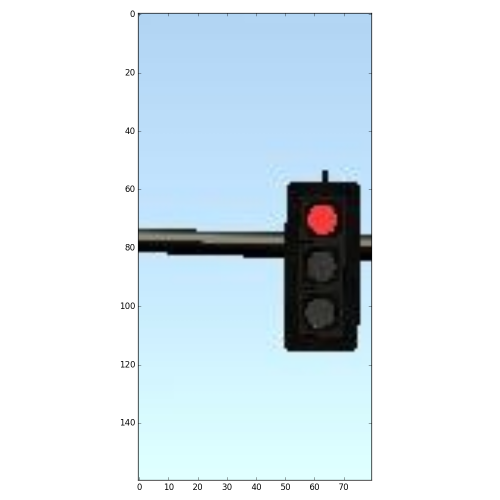
#> input picture ros/src/tl_detector/light_classification/images/red/Test Pipeline1505598523.22.png, 1000 x 1000 px (shown at 1/2 size); its folder holds 4 pictures in this run
$ python tl_detection_model.py   (older library calls are emulated)
#> lines starting #> are read from the running program, lines starting #| are printed output that depends on the picture; pictures that were not available may be replaced by others from this repository, and a replacement may not be noted
### ros/src/tl_detector/light_classification/tl_detection.py
import numpy as np
import cv2
import glob
import matplotlib.pyplot as plt
import matplotlib.image as mpimg
import os
import sys
import time

import pickle
from helper import get_hog_features,bin_spatial,color_hist
from filter_false import filter_false


orient = 8
pix_per_cell = 8
cell_per_block = 2
spatial_size = (16,16)
hist_bins = 32
cspace = 'YUV'   # Can be RGB, HSV, LUV, HLS, YUV, YCrCb
hog_channel = 'ALL'# Can be 0, 1, 2, or "ALL"


'''
image = mpimg.imread('./test_images/test'+ str(i) +'.jpg')

f, ax1 = plt.subplots(1, 1, figsize=(10, 10))
f.tight_layout()
ax1.imshow(image)
ax1.set_title('Original test ' + str(i), fontsize=35)
plt.subplots_adjust(left=0., right=1, top=0.9, bottom=0.)
plt.show()


result = process_image(image)

f, ax2 = plt.subplots(1, 1, figsize=(10, 10))
f.tight_layout()
ax2.imshow(result)
plt.savefig('./test_images/Test Pipeline'+str(time.time())+'.png')
ax2.set_title('Final Result with Car Detections', fontsize=35 )
plt.subplots_adjust(left=0., right=1, top=0.9, bottom=0.)
plt.show()
'''

# Define a function to extract features from a list of images
# Have this function call bin_spatial() and color_hist()
def extract_features(imgs, cspace='RGB', orient=9,
                        pix_per_cell=8, cell_per_block=2, hog_channel ='ALL',spatial_size=(32.32), hist_bins = 16,
                        spatial_feat=True, hist_feat=True, hog_feat=True,ystart=400,ystop=656,scale=1):
    # Create a list to append feature vectors to
    features = []
    # Iterate through the list of images
    for file in imgs:
        img_features = []
        img_tosearch = mpimg.imread(file)

        # apply color conversion if other than 'RGB'
        if cspace != 'RGB':
            if cspace == 'HSV':
                feature_image = cv2.cvtColor(img_tosearch, cv2.COLOR_RGB2HSV)
            elif cspace == 'LUV':
                feature_image = cv2.cvtColor(img_tosearch, cv2.COLOR_RGB2LUV)
            elif cspace == 'HLS':
                feature_image = cv2.cvtColor(img_tosearch, cv2.COLOR_RGB2HLS)
            elif cspace == 'YUV':
                feature_image = cv2.cvtColor(img_tosearch, cv2.COLOR_RGB2YUV)
            elif cspace == 'YCrCb':
                feature_image = cv2.cvtColor(img_tosearch, cv2.COLOR_RGB2YCrCb)
        else: feature_image = np.copy(img_tosearch)


        if spatial_feat == True:
            spatial_features = bin_spatial(feature_image, size=spatial_size)
            #4) Append features to list
            img_features.append(spatial_features)
        #5) Compute histogram features if flag is set
        if hist_feat == True:
            hist_features = color_hist(feature_image, nbins=hist_bins)
            #6) Append features to list
            img_features.append(hist_features)
        if hist_feat == True:
            # Call get_hog_features() with vis=False, feature_vec=True
            hog_features = []
            if hog_channel == 'ALL':
                ch1 = feature_image[:,:,0]
                ch2 = feature_image[:,:,1]
                ch3 = feature_image[:,:,2]
                hog1 = get_hog_features(ch1, orient, pix_per_cell, cell_per_block, feature_vec=False)
                hog2 = get_hog_features(ch2, orient, pix_per_cell, cell_per_block, feature_vec=False)
                hog3 = get_hog_features(ch3, orient, pix_per_cell, cell_per_block, feature_vec=False)
                 #Extract HOG for this patch
                hog_feat1 = hog1.ravel()
                hog_feat2 = hog2.ravel()
                hog_feat3 = hog3.ravel()
                hog_features = np.hstack((hog_feat1, hog_feat2, hog_feat3))
            else:
                ch = feature_image[:,:,hog_channel]
                hog = get_hog_features(ch, orient, pix_per_cell, cell_per_block, feature_vec=False)
                hog_features = hog.ravel()

            # Append the new feature vector to the features list
            img_features.append(hog_features)

        features.append(np.concatenate(img_features))
    # Return list of feature vectors
    return features


# Define a single function that can extract features using hog sub-sampling and make predictions
# [108 lines left out: function find_lights, not called in this run]

def read_image_files(rootdir):
    files=[]
    for file in os.listdir(rootdir):
	if not file.startswith('.'):
	    filename = rootdir +'/'+ file
	    #image = cv2.imread(filename)
	    #image = cv2.resize(image, (64,64))
	    #cv2.imwrite(filename,image)
	    files.append(filename)
    return files

'''
    for root, subFolders, files in os.walk(rootdir):
        for folder in subFolders:
	    for file in os.listdir(rootdir+'/'+folder):
	for file in os.listdir(rootdir):
		if not file.startswith('.'):
		    files.append(rootdir + '/' + folder +'/'+ file)
		    files.append(rootdir +'/'+ file)
	return files
'''

# [42 lines left out: function process_image, not called in this run]


### ros/src/tl_detector/light_classification/helper.py
import numpy as np
import cv2
from skimage.feature import hog

def get_hog_features(img, orient, pix_per_cell, cell_per_block,
                        vis=False, feature_vec=True):
    # Call with two outputs if vis==True
    if vis == True:
        features, hog_image = hog(img, orientations=orient,
                                  pixels_per_cell=(pix_per_cell, pix_per_cell),
                                  cells_per_block=(cell_per_block, cell_per_block),
                                  transform_sqrt=False,
                                  visualise=vis, feature_vector=feature_vec)
        return features, hog_image
    # Otherwise call with one output
    else:
        features = hog(img, orientations=orient,
                       pixels_per_cell=(pix_per_cell, pix_per_cell),
                       cells_per_block=(cell_per_block, cell_per_block),
                       transform_sqrt=False,
                       visualise=vis, feature_vector=feature_vec)
        return features

def bin_spatial(img, size=(32, 32)):
    color1 = cv2.resize(img[:,:,0], size).ravel()
    color2 = cv2.resize(img[:,:,1], size).ravel()
    color3 = cv2.resize(img[:,:,2], size).ravel()
    return np.hstack((color1, color2, color3))

def color_hist(img, nbins=32):    #bins_range=(0, 256)
    # Compute the histogram of the color channels separately
    channel1_hist = np.histogram(img[:,:,0], bins=nbins)
    channel2_hist = np.histogram(img[:,:,1], bins=nbins)
    channel3_hist = np.histogram(img[:,:,2], bins=nbins)
    # Concatenate the histograms into a single feature vector
    hist_features = np.concatenate((channel1_hist[0], channel2_hist[0], channel3_hist[0]))
    # Return the individual histograms, bin_centers and feature vector
    return hist_features

### ros/src/tl_detector/light_classification/tl_detection_model.py
import numpy as np
import cv2
import glob
import matplotlib.pyplot as plt
from tl_detection import extract_features, read_image_files
import matplotlib.image as mpimg
import os
import sys
import time

import pickle
from helper import get_hog_features,bin_spatial,color_hist
from sklearn.model_selection import train_test_split
from sklearn.preprocessing import StandardScaler
from sklearn.svm import LinearSVC

orient = 8
pix_per_cell = 8
cell_per_block = 2
hist_bins = 32
cspace = 'YCrCb'   # Can be RGB, HSV, LUV, HLS, YUV, YCrCb
hog_channel = 'ALL'# Can be 0, 1, 2, or "ALL"
spatial_size = (64,64)


print('Initiating model training ..')

lights = []
notlights =[]
spatial_feat = True
hog_feat=True
hist_feat=True
n_predict = 100

print('Reading Traffic Light Images ..')

lights=read_image_files('./images/red')
#> pass 2 of the loop in read_image_files, `for file in os.listdir(rootdir):`:
#> pass 3 of the loop in read_image_files, `for file in os.listdir(rootdir):`:
#> the loop made 4 passes; the first 3 are shown
lights+=read_image_files('./images/green')

print('Light Images available ..'+str(len(lights)))
print('Reading Non Light Images ..')

notlights=read_image_files('./images/unknown')

print('Non Light Images available ..'+str(len(notlights)))

sample_size=len(lights)
print('Images selected for training ..'+str(sample_size))

lights = lights[0:sample_size]
notlights = notlights[0:sample_size]

light_features = extract_features(lights, cspace=cspace, orient=orient,
                pix_per_cell=pix_per_cell, cell_per_block=cell_per_block,
                hog_channel=hog_channel, spatial_size=spatial_size,spatial_feat=spatial_feat, hist_bins = hist_bins,
                    hist_feat=hist_feat, hog_feat=hog_feat)
#> in extract_features, img_tosearch is the input picture: shape (1000, 1000, 4) float32; mean R, G, B, A 0.856, 0.903, 0.93, 1
#> in extract_features, `feature_image = cv2.cvtColor(img_tosearch, cv2.COLOR_RGB2YCrCb)`: feature_image: shape (1000, 1000, 3) float32; mean of channels 0, 1, 2 0.891, 0.475, 0.521
#> in bin_spatial, `color1 = cv2.resize(img[:,:,0], size).ravel()`: color1 = 4096 values, max 1 at index 0, min 0.00841 at index 2004, mean 0.89
#> in bin_spatial, `color2 = cv2.resize(img[:,:,1], size).ravel()`: color2 = 4096 values, max 0.879 at index 1833, min 0.411 at index 2274, mean 0.475
#> in bin_spatial, `color3 = cv2.resize(img[:,:,2], size).ravel()`: color3 = 4096 values, max 0.587 at index 1187, min 0.366 at index 1833, mean 0.521
#> in extract_features, `spatial_features = bin_spatial(feature_image, size=spatial_size)`: spatial_features = 12288 values, max 1 at index 0, min 0.00841 at index 2004, mean 0.628
#> in color_hist, `hist_features = np.concatenate((channel1_hist[0], channel2_hist[0], ch..`: hist_features = 96 values, max 598181 at index 38, min 139 at index 64, mean 31250
#> in extract_features, `ch1 = feature_image[:,:,0]`:
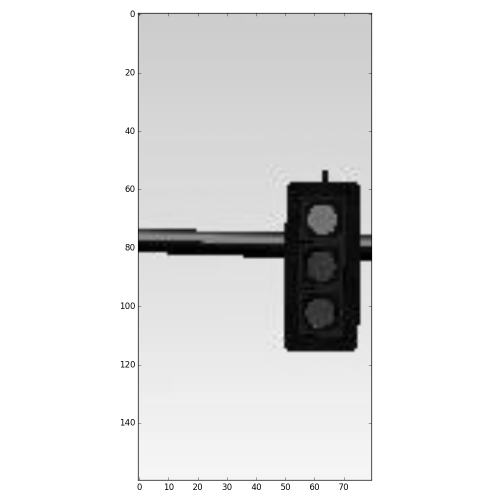
#> ch1: shape (1000, 1000) float32 (shown at 1/2 size); min 0, max 1, mean 0.892
#> in extract_features, `ch2 = feature_image[:,:,1]`:
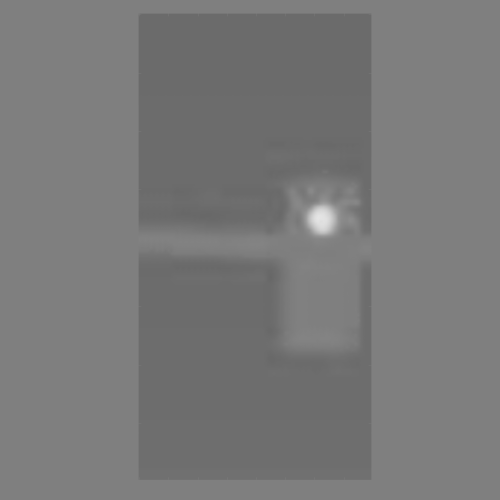
#> ch2: shape (1000, 1000) float32 (shown at 1/2 size); min 0.405, max 0.899, mean 0.474
#> in extract_features, `ch3 = feature_image[:,:,2]`:
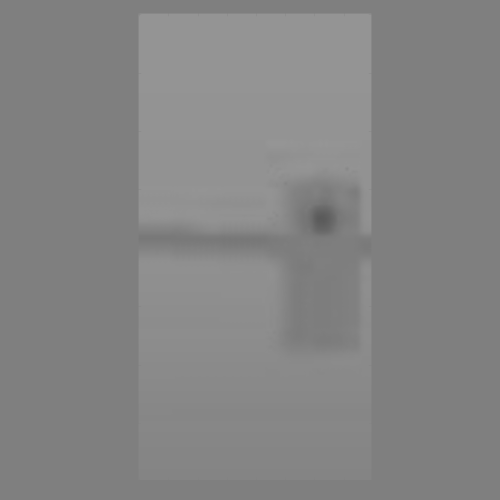
#> ch3: shape (1000, 1000) float32 (shown at 1/2 size); min 0.355, max 0.588, mean 0.521
#> pass 2 of the loop in extract_features, `for file in imgs:`:
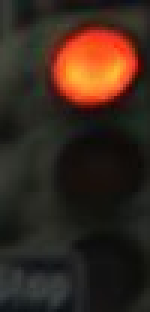
#> input picture ros/src/tl_detector/light_classification/images/red/red_10483.jpg, 50 x 104 px (shown 3 times larger)
#> in extract_features, img_tosearch is the input picture: shape (104, 50, 3); mean R, G, B 56.3, 39.7, 29.4
#> feature_image: shape (104, 50, 3); mean of channels 0, 1, 2 43.5, 137.1, 120.1
#> spatial_features = 12288 values, max 231 at index 4722, min 11 at index 1892, mean 100.1
#> in extract_features, `hist_features = color_hist(feature_image, nbins=hist_bins)`: hist_features = 96 values, max 3042 at index 35, min 7 at index 32, mean 162.5
#> ch1: shape (104, 50)
#> in extract_features, `ch2 = feature_image[:,:,1]`:
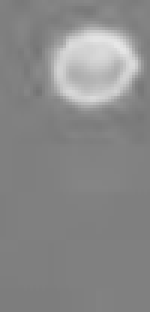
#> ch2: shape (104, 50) (shown 3 times larger); min 116, max 231, mean 137.1
#> in extract_features, `ch3 = feature_image[:,:,2]`:
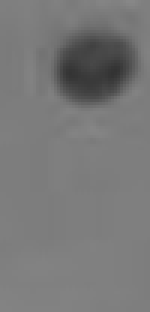
#> ch3: shape (104, 50) (shown 3 times larger); min 51, max 135, mean 120.1
#> hog_feat1 = 1920 values, max 0.493 at index 1856, min 0 at index 2, mean 0.127
#> hog_feat2 = 1920 values, max 0.678 at index 1904, min 0 at index 19, mean 0.108
#> hog_feat3 = 1920 values, max 0.539 at index 964, min 0 at index 1, mean 0.111
#> hog_features = 5760 values, max 0.678 at index 3824, min 0 at index 2, mean 0.115
#> pass 3 of the loop in extract_features, `for file in imgs:`:
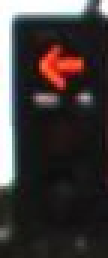
#> input picture ros/src/tl_detector/light_classification/images/red/red_10545.jpg, 36 x 86 px (shown 3 times larger)
#> in extract_features, img_tosearch is the input picture: shape (86, 36, 3); mean R, G, B 63.7, 57.8, 57.1
#> feature_image: shape (86, 36, 3); mean of channels 0, 1, 2 59.5, 131, 126.7
#> spatial_features = 12288 values, max 255 at index 13, min 13 at index 2781, mean 105.7
#> in extract_features, `hist_features = color_hist(feature_image, nbins=hist_bins)`: hist_features = 96 values, max 1588 at index 36, min 1 at index 22, mean 96.75
#> in extract_features, `ch1 = feature_image[:,:,0]`:
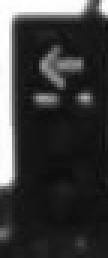
#> ch1: shape (86, 36) (shown 3 times larger); min 13, max 255, mean 59.5
#> ch2: shape (86, 36)
#> in extract_features, `ch3 = feature_image[:,:,2]`:
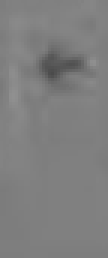
#> ch3: shape (86, 36) (shown 3 times larger); min 75, max 144, mean 126.7
#> hog_feat1 = 864 values, max 0.515 at index 487, min 0 at index 7, mean 0.127
#> hog_feat2 = 864 values, max 0.405 at index 832, min 0 at index 31, mean 0.133
#> hog_feat3 = 864 values, max 0.412 at index 608, min 0 at index 7, mean 0.126
#> hog_features = 2592 values, max 0.515 at index 487, min 0 at index 7, mean 0.129
#> the loop made 5 passes; the first 3 are shown

print('Lights Feature extraction complete ..')

notlight_features = extract_features(notlights, cspace=cspace, orient=orient,
                pix_per_cell=pix_per_cell, cell_per_block=cell_per_block,
                hog_channel=hog_channel, spatial_size=spatial_size, spatial_feat=spatial_feat, hist_bins = hist_bins,
                    hist_feat=hist_feat, hog_feat=hog_feat)

print('Non Light Feature extraction complete ..')

# Create an array stack of feature vectors
#> (the run stopped early here; a loop or call above may not have finished)
